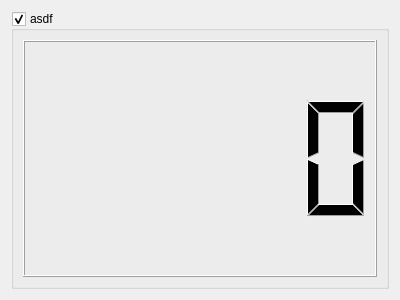
<?xml version="1.0" encoding="UTF-8"?>
<ui version="4.0">
 <class>Form</class>
 <widget class="QWidget" name="Form">
  <property name="geometry">
   <rect>
    <x>0</x>
    <y>0</y>
    <width>400</width>
    <height>300</height>
   </rect>
  </property>
  <property name="windowTitle">
   <string>Form</string>
  </property>
  <layout class="QVBoxLayout" name="verticalLayout">
   <item>
    <widget class="CollapsibleGroupBox" name="collapsiblegroupbox">
     <property name="title">
      <string>asdf</string>
     </property>
     <property name="checkable">
      <bool>true</bool>
     </property>
     <layout class="QVBoxLayout" name="verticalLayout_2">
      <item>
       <widget class="QLCDNumber" name="lcdNumber"/>
      </item>
     </layout>
    </widget>
   </item>
  </layout>
 </widget>
 <customwidgets>
  <customwidget>
   <class>CollapsibleGroupBox</class>
   <extends>QGroupBox</extends>
   <header>qt_utils.widgets</header>
   <container>1</container>
  </customwidget>
 </customwidgets>
 <resources/>
 <connections/>
</ui>
